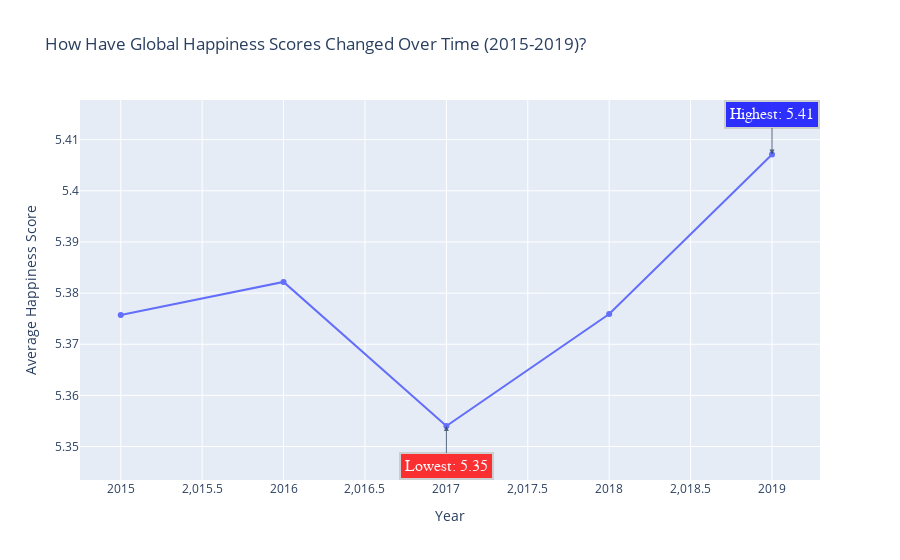

Notebook source saved alongside this figure:
### Markdown cell above
# <b>Visualization 1: How Have Global Happiness Scores Changed Over Time (2015-2019)?</b>

### Code cell
average_happiness_per_year = data.groupby('Year')['Happiness_Score'].mean().reset_index() # Calculating the average happiness score for each year


max_year = average_happiness_per_year.loc[average_happiness_per_year['Happiness_Score'].idxmax()]# years with the highest and lowest average happiness score
min_year = average_happiness_per_year.loc[average_happiness_per_year['Happiness_Score'].idxmin()]

fig = px.line(average_happiness_per_year, x='Year', y='Happiness_Score', 
              title='How Have Global Happiness Scores Changed Over Time (2015-2019)?',
              labels={'Happiness_Score': 'Average Happiness Score', 'Year': 'Year'},
              markers=True)# Creation of the line plot 


fig.add_annotation(
    x=max_year['Year'], 
    y=max_year['Happiness_Score'],
    text=f"Highest: {max_year['Happiness_Score']:.2f}",
    showarrow=True,
    arrowhead=2,
    ax=0,
    ay=-40,
    font=dict(family="Courier New, monospace", size=16, color="#ffffff"),
    bordercolor="#c7c7c7",
    borderwidth=2,
    borderpad=4,
    bgcolor="blue",
    opacity=0.8
            
)# Adding annotation for the highest points


fig.add_annotation(
    x=min_year['Year'], 
    y=min_year['Happiness_Score'],
    text=f"Lowest: {min_year['Happiness_Score']:.2f}",
    showarrow=True,
    arrowhead=2,
    ax=0,
    ay=40,
    font=dict(family="Courier New, monospace", size=16, color="#ffffff"),
    bordercolor="#c7c7c7",
    borderwidth=2,
    borderpad=4,
    bgcolor="red",
    opacity=0.8
)# Adding annotation for the lowest points


fig.show()

### Figure 1 — Plotly figure (JSON) as saved in the notebook; plotly's stock layout.template omitted (floating-point values rounded to 4 significant figures)
{"data": [{"hovertemplate": "Year=%{x}<br>Average Happiness Score=%{y}<extra></extra>", "legendgroup": "", "line": {"color": "#636efa", "dash": "solid"}, "marker": {"symbol": "circle"}, "mode": "lines+markers", "name": "", "orientation": "v", "showlegend": false, "type": "scatter", "x": [2015, 2016, 2017, 2018, 2019], "xaxis": "x", "y": [5.376, 5.382, 5.354, 5.376, 5.407], "yaxis": "y"}], "layout": {"annotations": [{"arrowhead": 2, "ax": 0, "ay": -40, "bgcolor": "blue", "bordercolor": "#c7c7c7", "borderpad": 4, "borderwidth": 2, "font": {"color": "#ffffff", "family": "Courier New, monospace", "size": 16}, "opacity": 0.8, "showarrow": true, "text": "Highest: 5.41", "x": 2019, "y": 5.407}, {"arrowhead": 2, "ax": 0, "ay": 40, "bgcolor": "red", "bordercolor": "#c7c7c7", "borderpad": 4, "borderwidth": 2, "font": {"color": "#ffffff", "family": "Courier New, monospace", "size": 16}, "opacity": 0.8, "showarrow": true, "text": "Lowest: 5.35", "x": 2017, "y": 5.354}], "legend": {"tracegroupgap": 0}, "title": {"text": "How Have Global Happiness Scores Changed Over Time (2015-2019)?"}, "xaxis": {"anchor": "y", "domain": [0, 1], "title": {"text": "Year"}}, "yaxis": {"anchor": "x", "domain": [0, 1], "title": {"text": "Average Happiness Score"}}}}
